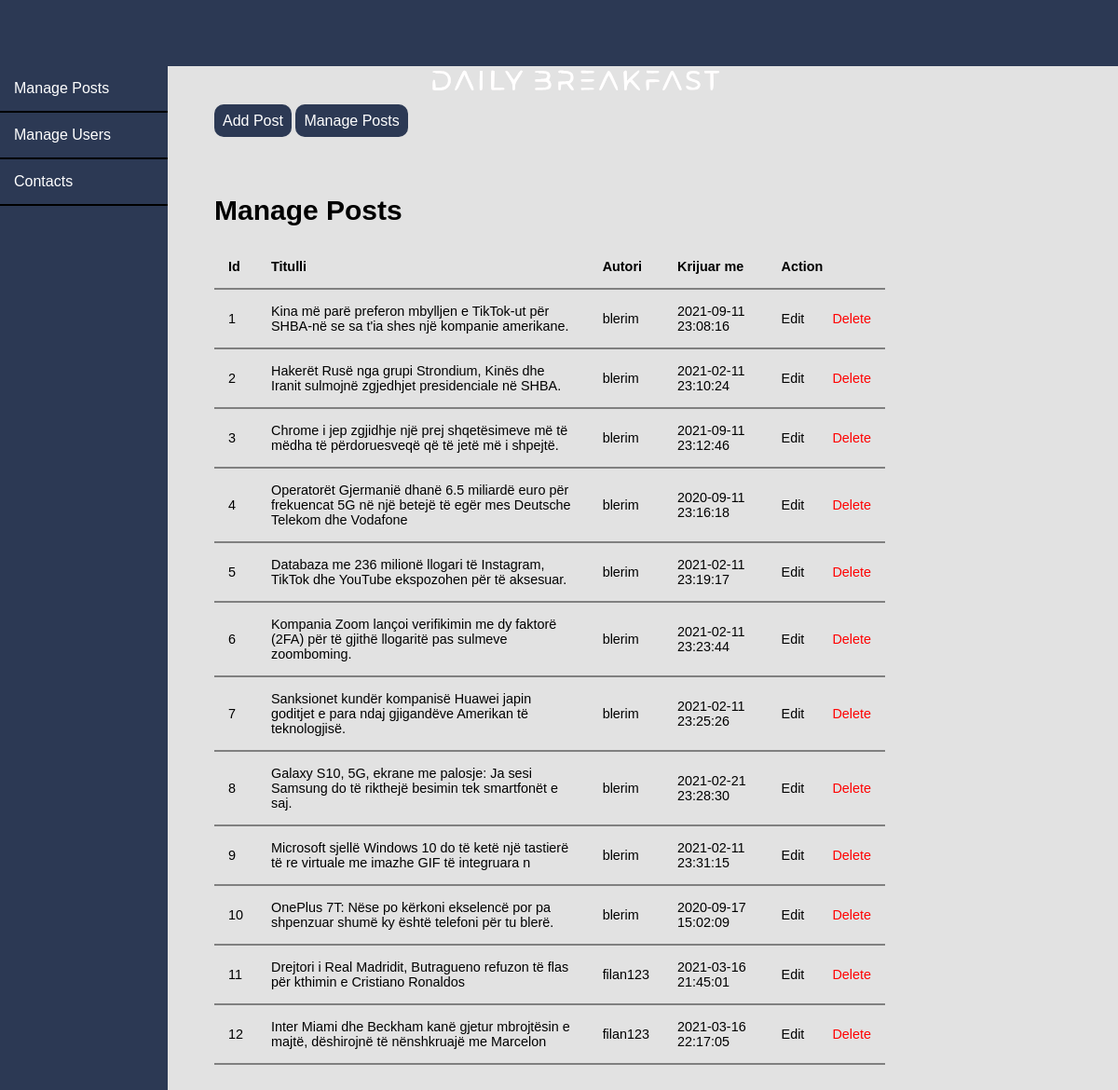
/admin/posts/index.php, run on the app's committed database.
### tables this page shows
CREATE TABLE `posts` (
  `id` int(11) NOT NULL,
  `user_id` int(11) NOT NULL,
  `topic_id` int(11) DEFAULT NULL,
  `title` varchar(255) NOT NULL,
  `image` varchar(255) NOT NULL,
  `body` text NOT NULL,
  `created_at` datetime NOT NULL DEFAULT current_timestamp()
);

CREATE TABLE `users` (
  `id` int(11) NOT NULL,
  `username` varchar(64) NOT NULL,
  `email` varchar(126) NOT NULL,
  `password` varchar(255) NOT NULL,
  `admin` tinyint(1) NOT NULL
);

### control/posts.php (called while the page is built, shortened)
<?php
require_once(ROOT_PATH . '/database/dbconnect.php');
class posts {
    private $database;
    public function __construct(){
        $this->database = new dbconnect();
    }
    public function showPosts(){
        $sql = "SELECT p.*, u.username FROM posts AS p JOIN users AS u ON p.user_id=u.id";
        $query = $this->database->pdo->prepare($sql);
        $query->execute();
        $records = $query->fetchAll(PDO::FETCH_ASSOC);
        return $records;
    }
}

### database/dbconnect.php (called while the page is built, shortened)
<?php
class dbconnect {
    private $host = 'localhost';
    private $username = 'root';
    private $password = '';
    private $dbname = 'db-web';
    public function __construct(){
        try{
            $link = new PDO("mysql:host=" . $this->host . ";dbname=" . $this->dbname, $this->username, $this->password);
            $this->pdo = $link;
        }catch(PDOException $e){
            echo "Connection failed: ".$e->getMessage();
        }
    }
}
?>

### admin/posts/index.php (the view, shortened to what this page needs)
<?php
include_once(ROOT_PATH . '/control/posts.php');
$postIns = new posts();
$table = 'posts';
$posts = $postIns->showPosts($table);
?>
<!DOCTYPE html>
<html lang="en">
<head>
    <link rel="stylesheet" type="text/css" href="../../css/admin.css">
    <link rel="stylesheet" type="text/css" href="../../css/style.css">
    <link rel="stylesheet" href="https://cdnjs.cloudflare.com/ajax/libs/font-awesome/5.13.0/css/all.min.css" />
</head>
<body>
    <?php include(ROOT_PATH . '/includes/adminHeader.php'); ?>
    <div class="allcontent">
        <div class="left-side">
            <div class="left-sidebar">
                <ul>
                    <li><a href="index.php">Manage Posts</a></li>
                    <li><a href="../users/index.php">Manage Users</a></li>
                    <li><a href="../contact/index.php">Contacts</a></li>
                </ul>
            </div>
        </div>
        <div class="right-side">
            <div class="button-group">
                <a href="create.php" class="btn">Add Post</a>
                <a href="index.php" class="btn">Manage Posts</a>
            </div>
            <div class="right-content">
                <h1 class="page-title" style="font-size:30px;">Manage Posts</h2>
                    <table>
                        <thead>
                            <th>Id</th>
                            <th>Titulli</th>
                            <th>Autori</th>
                            <th>Krijuar me</th>
                            <th colspan="3">Action</th>
                        </thead>
                        <tbody>
                            <?php foreach ($posts as $key => $post) : ?>
                                <tr>
                                    <td><?php echo $key + 1; ?></td>
                                    <td><?php echo $post['title']; ?></td>
                                    <td><?php echo $post['username']; ?></td>
                                    <td><?php echo $post['created_at']; ?></td>
                                    <td><a href="edit.php?id=<?php echo $post['id']; ?>" class="edit">Edit</a></td>
                                    <td><a href="edit.php?delete_id=<?php echo $post['id']; ?>" class="delete">Delete</a></td>
                                </tr>
                            <?php endforeach; ?>
                        </tbody>
                    </table>
            </div>
        </div>
    </div>
</body>

### css/admin.css (style rules this page uses)
.allcontent { display: flex; flex-direction: row; width: 100%; font-family: 'Arial', sans-serif; }
.allcontent .left-side { display: flex; flex-direction: row; }
.allcontent .left-side { width: 15%; background-color: #2c3954; height: 1500px; font-family: 'Arial', sans-serif; color: white; }
.allcontent .left-side .left-sidebar { width: 100%; }
.allcontent .left-side .left-sidebar ul { list-style: none; margin: 0px; padding: 0px; color: white; }
.allcontent .left-side .left-sidebar ul { list-style: none; color: white; }
.allcontent .left-side .left-sidebar ul li { padding: 15px; border-bottom: 2px solid black; }
.allcontent .right-side { width: 85%; padding: 50px; }
.allcontent .right-side .right-content { padding-left: 200px; padding-right: 200px; padding-top: 50px; }
table { width: 100%; border-collapse: collapse; font-size: 0.9rem; }
th, td { padding: 15px; text-align: left; border-bottom: 2px solid grey; }
.delete { color: red; }
.btn { padding: .5rem; background: #2c3954; color: white; border: 1px solid transparent; border-radius: 10px; font-family: 'Arial', sans-serif; }
@media only screen and (max-width: 1350px) { .allcontent .right-side .right-content { padding-left: 0px; } }

### css/style.css (style rules this page uses)
* { box-sizing: border-box; }
body { margin: 0px; padding: 0px; background-color: #e2e2e2; }
body a { text-decoration: none; color: inherit; }

### data on the page
posts: title "Kina më parë preferon mbylljen e TikTok-ut për SHBA-në se sa t'ia shes një kompanie amerikane.", user.username "blerim", created_at "2021-09-11 23:08:16"
posts: title "Hakerët Rusë nga grupi Strondium, Kinës dhe Iranit sulmojnë zgjedhjet presidenciale në SHBA.", user.username "blerim", created_at "2021-02-11 23:10:24"
posts: title "Chrome i jep zgjidhje një prej shqetësimeve më të mëdha të përdoruesveqë që të jetë më i shpejtë.", user.username "blerim", created_at "2021-09-11 23:12:46"
posts: title "Operatorët Gjermanië dhanë 6.5 miliardë euro për frekuencat 5G në një betejë të egër mes Deutsche Telekom dhe Vodafone", user.username "blerim", created_at "2020-09-11 23:16:18"
posts: title "Databaza me 236 milionë llogari të Instagram, TikTok dhe YouTube ekspozohen për të aksesuar.", user.username "blerim", created_at "2021-02-11 23:19:17"
posts: title "Kompania Zoom lançoi verifikimin me dy faktorë (2FA) për të gjithë llogaritë pas sulmeve zoomboming.", user.username "blerim", created_at "2021-02-11 23:23:44"
posts: title "Sanksionet kundër kompanisë Huawei japin goditjet e para ndaj gjigandëve Amerikan të teknologjisë.", user.username "blerim", created_at "2021-02-11 23:25:26"
posts: title "Galaxy S10, 5G, ekrane me palosje: Ja sesi Samsung do të rikthejë besimin tek smartfonët e saj.", user.username "blerim", created_at "2021-02-21 23:28:30"
posts: title "Microsoft sjellë Windows 10 do të ketë një tastierë të re virtuale me imazhe GIF të integruara n", user.username "blerim", created_at "2021-02-11 23:31:15"
posts: title "OnePlus 7T: Nëse po kërkoni ekselencë por pa shpenzuar shumë ky është telefoni për tu blerë.", user.username "blerim", created_at "2020-09-17 15:02:09"
posts: title "Drejtori i Real Madridit, Butragueno refuzon të flas për kthimin e Cristiano Ronaldos", user.username "filan123", created_at "2021-03-16 21:45:01"
posts: title "Inter Miami dhe Beckham kanë gjetur mbrojtësin e majtë, dëshirojnë të nënshkruajë me Marcelon", user.username "filan123", created_at "2021-03-16 22:17:05"
